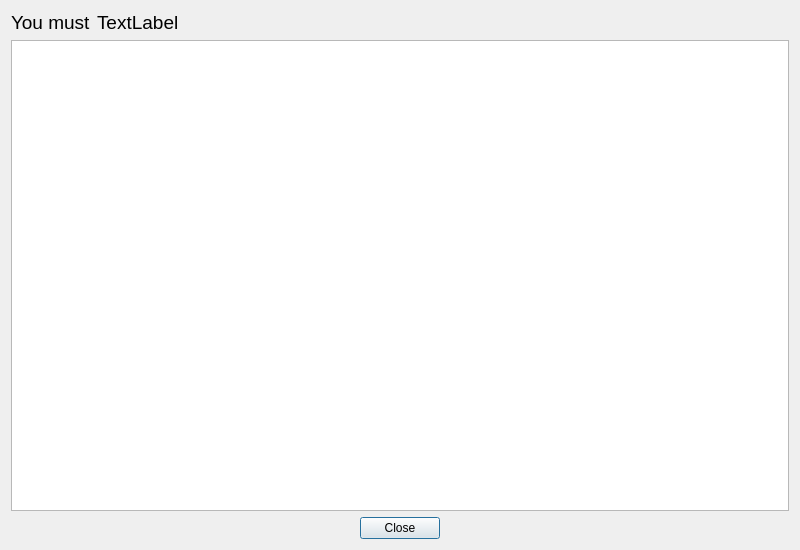
<?xml version="1.0" encoding="UTF-8"?>
<ui version="4.0">
    <class>Rules</class>
    <widget class="QDialog" name="Rules">
        <property name="geometry">
            <rect>
                <x>0</x>
                <y>0</y>
                <width>800</width>
                <height>550</height>
            </rect>
        </property>
        <property name="windowTitle">
            <string>Rules</string>
        </property>
        <layout class="QVBoxLayout" name="verticalLayout">
            <item>
                <layout class="QHBoxLayout" name="headerLayout">
                    <item>
                        <widget class="QLabel" name="lbl_Must">
                            <property name="font">
                                <font>
                                    <pointsize>14</pointsize>
                                </font>
                            </property>
                            <property name="text">
                                <string>You must</string>
                            </property>
                        </widget>
                    </item>
                    <item>
                        <widget class="QLabel" name="lbl_Permission">
                            <property name="font">
                                <font>
                                    <pointsize>14</pointsize>
                                </font>
                            </property>
                            <property name="text">
                                <string>TextLabel</string>
                            </property>
                        </widget>
                    </item>
                    <item>
                        <spacer name="horizontalSpacer">
                            <property name="orientation">
                                <enum>Qt::Orientation::Horizontal</enum>
                            </property>
                            <property name="sizeHint" stdset="0">
                                <size>
                                    <width>40</width>
                                    <height>20</height>
                                </size>
                            </property>
                        </spacer>
                    </item>
                </layout>
            </item>
            <item>
                <widget class="QListWidget" name="lw_Permissions"/>
            </item>
            <item>
                <widget class="QDialogButtonBox" name="buttonBox">
                    <property name="orientation">
                        <enum>Qt::Orientation::Horizontal</enum>
                    </property>
                    <property name="standardButtons">
                        <set>QDialogButtonBox::StandardButton::Close</set>
                    </property>
                    <property name="centerButtons">
                        <bool>true</bool>
                    </property>
                </widget>
            </item>
        </layout>
    </widget>
    <resources/>
    <connections>
        <connection>
            <sender>buttonBox</sender>
            <signal>rejected()</signal>
            <receiver>Rules</receiver>
            <slot>reject()</slot>
            <hints>
                <hint type="sourcelabel">
                    <x>248</x>
                    <y>254</y>
                </hint>
                <hint type="destinationlabel">
                    <x>157</x>
                    <y>274</y>
                </hint>
            </hints>
        </connection>
    </connections>
</ui>
